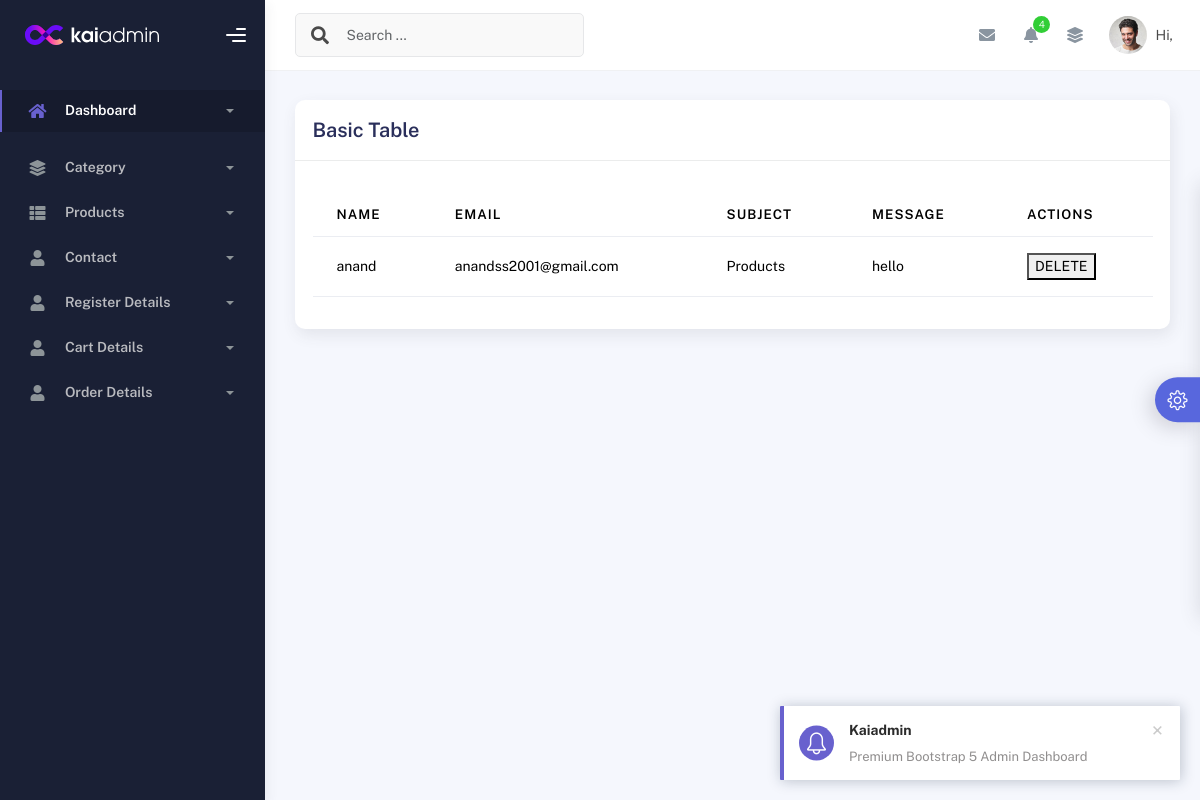
Page /AdminApp/View_Contact/ on the committed database.
### WebApp/models.py (models this page shows)
class ContactDB(models.Model):
    Name = models.CharField(max_length=200, null=True, blank=True)
    Email = models.EmailField(max_length=200, null=True, blank=True)
    Subject = models.CharField(max_length=200, null=True, blank=True)
    Message = models.CharField(max_length=200, null=True, blank=True)

### AdminApp/views.py (the view)
# urls.py: path('View_Contact/', views.View_Contact, name='View_Contact'),
def View_Contact(request):
    contact = ContactDB.objects.all()
    return render(request, 'View_Contact.html', {'contact':contact})

### AdminApp/templates/View_Contact.html (shortened to what this page needs)
<!DOCTYPE html>
{% extends 'index.html' %}
{% block content %}
<html lang="en">
<head>
</head>
<body>
<div class="card col-12">
                  <div class="card-header">
                    <div class="card-title">Basic Table</div>
                  </div>
                  <div class="card-body">
                    <table class="table mt-3">
                      <thead>
                        <tr>
                          <th scope="col">Name</th>
                          <th scope="col">Email</th>
                          <th scope="col">Subject</th>
                          <th scope="col">Message</th>
                          <th scope="col">Actions</th>
                        </tr>
                      </thead>
                      <tbody>
                        <tr>
                          {% for d in contact %}
                          <td>{{d.Name}}</td>
                          <td>{{d.Email}}</td>
                          <td>{{d.Subject}}</td>
                          <td>{{d.Message}}</td>
                           <td><a href="{% url 'Delete_Contact' p_id=d.id %}">
                              <button>DELETE</button>
                          </a></td>
                      {% endfor %}
                      </tbody>
                    </table>
                  </div>
                </div>
</body>
</html>
{% endblock %}

### rows in the picture
ContactDB: Name "anand", Email "anandss2001@gmail.com", Subject "Products", Message "hello"
